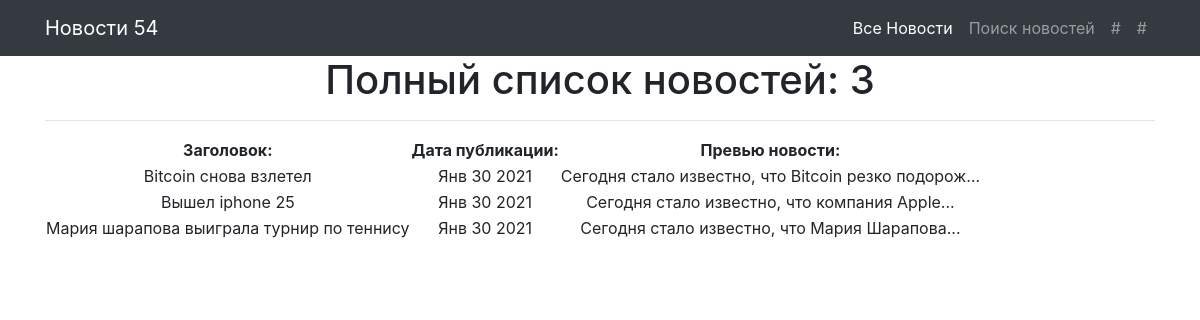
The page /news/ on the database as committed earlier.
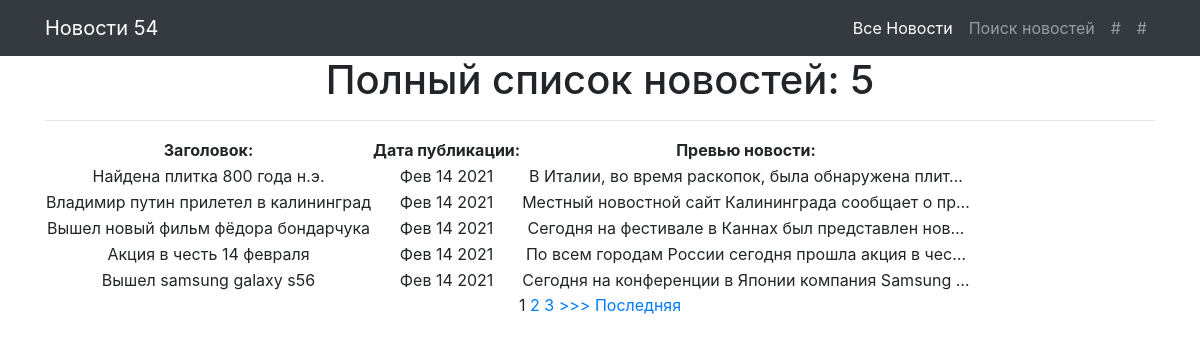
The same page on the database as committed later.
### news/models.py (models this page shows, shortened)
class Post(models.Model):
    post_author = models.ForeignKey('accounts.Author', on_delete=models.CASCADE, verbose_name='Имя автора')
    post_choice = models.CharField(max_length=2, choices=TYPE_NEWS, default=article)
    post_datetime_create = models.DateTimeField(auto_now_add=True, verbose_name='Дата создания статьи')
    post_category = models.ManyToManyField(Category, through='PostCategory')
    post_title = models.CharField(max_length=60, unique=True, verbose_name='Название статьи')
    post_text = models.TextField()
    post_rating = models.IntegerField(default=0)

### news/views.py (the view)
# urls.py: path('', PostList.as_view()),
class PostList(ListView):
    model = Post
    template_name = 'news.html'
    context_object_name = 'posts'
    queryset = Post.objects.order_by('-id')
    paginate_by = 5

### news/templatetags/custom_filters.py (called while the page is built)
@register.filter(name='censor')
def censor(value):
    bad_words_list = ['бляд', 'хуй', 'пизд']
    for i in bad_words_list:
        if i.lower() in value.lower():
            value = value.lower().replace(i.lower(), '#$#%@%')
            break
    return str(value.capitalize())

### templates/news.html (shortened to what this page needs)
<!DOCTYPE html>
<html lang="en">
<head>
</head>
<body>
    {% extends 'default.html' %}
    {% load custom_filters %}
    {%  block content %}
    <h1>Полный список новостей: {{ posts|length }}</h1>
    <hr>
    {% if posts %}
         <table>
            <tr>
                <td>
                    <b>Заголовок:</b>
                </td>
                <td>
                    <b>Дата публикации:</b>
                </td>
                <td>
                    <b>Превью новости:</b>
                </td>
            </tr>
        {% for post in posts %}
            <tr>
                <td>
                    {{ post.post_title|censor }}
                </td>
                <td>
                    {{ post.post_datetime_create|date:'M d Y' }}
                </td>
                <td>
                    {{ post.post_text|truncatechars:50 }}
                </td>
            </tr>
        {% endfor %}
        </table>
    {% else %}
        <h2> Товаров нет ! </h2>
    {% endif %}
    {% if is_paginated %}
    {% for num in page_obj.paginator.page_range %}
        {% if page_obj.number == num %}
            <a>{{ num }}</a>
        {% elif num > page_obj.number|add:'-3' and num < page_obj.number|add:'3' %}
            <a href="?page={{ num }}">{{ num }}</a>
        {% endif %}
    {% endfor %}
    {% if page_obj.has_next %}
        <a href="?page={{ page_obj.next_page_number }}">>>></a>
        <a href="?page={{ page_obj.paginator.num_pages }}">Последняя</a>
    {% endif %}
{% endif %}
    {% endblock content%}

Rows that differ between the two databases and show on the page:
no longer on this page (row edited): Post: post_title|censor "Bitcoin снова взлетел", post_datetime_create "Янв 30 2021", post_text "Сегодня стало известно, что Bitcoin резко подорож…"
no longer on this page (row edited): Post: post_title|censor "Вышел iphone 25", post_datetime_create "Янв 30 2021", post_text "Сегодня стало известно, что компания Apple..."
no longer on this page (row edited): Post: post_title|censor "Мария шарапова выиграла турнир по теннису", post_datetime_create "Янв 30 2021", post_text "Сегодня стало известно, что Мария Шарапова..."
added Post: post_title|censor "Найдена плитка 800 года н.э.", post_datetime_create "Фев 14 2021", post_text "В Италии, во время раскопок, была обнаружена плит…"
added Post: post_title|censor "Владимир путин прилетел в калининград", post_datetime_create "Фев 14 2021", post_text "Местный новостной сайт Калининграда сообщает о пр…"
added Post: post_title|censor "Вышел новый фильм фёдора бондарчука", post_datetime_create "Фев 14 2021", post_text "Сегодня на фестивале в Каннах был представлен нов…"
added Post: post_title|censor "Акция в честь 14 февраля", post_datetime_create "Фев 14 2021", post_text "По всем городам России сегодня прошла акция в чес…"
added Post: post_title|censor "Вышел samsung galaxy s56", post_datetime_create "Фев 14 2021", post_text "Сегодня на конференции в Японии компания Samsung …"
Other text that changed with them:
{{ posts|length }}: "3" → "5"
new list line: "1"
new list line: "2"
new list line: "3"
text now shown: ">>> Последняя"
